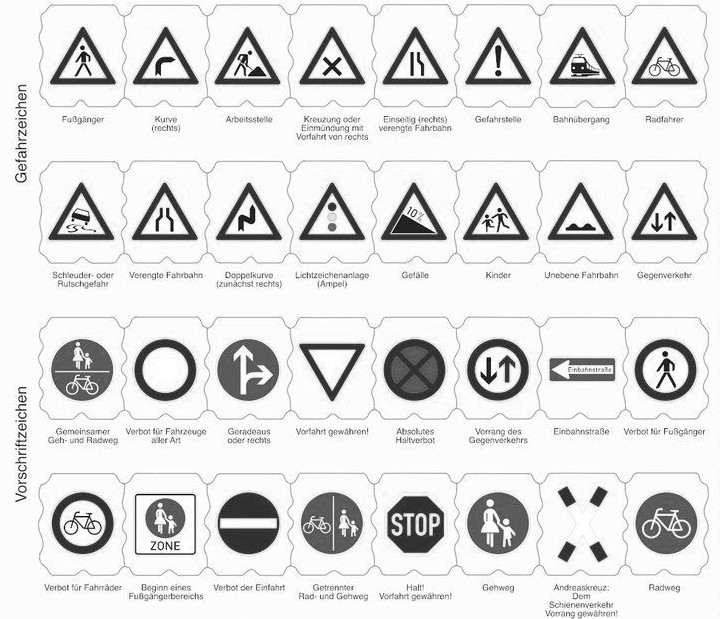
#> input picture Tasks/Practical_03/Praktikum03_templateMatchingImages/image.jpg, 720 x 619 px
$ jupyter execute Praktikum03_Cross_Correlation.ipynb
#> lines starting #> are read from the running program, lines starting #| are printed output that depends on the picture
## Maschinelles Lernen SS 2022

Hochschule Furtwangen, Prof. Temerinac-Ott

### Praktikum 3

Template Matching in verschiedenen Fällen

[cell 1]
# necessary includes
import numpy as np
import matplotlib.pyplot as plt
from skimage import io
from skimage.feature import match_template

Laden Sie die gegebenen Graubilder "image.jpg" und "template1.jpg"

Siehe: http://scikit-image.org/docs/dev/api/skimage.io.html#skimage.io.imread

Zeigen Sie die Bilder an.

[cell 2]
img1 = io.imread("Praktikum03_templateMatchingImages/image.jpg");
#> img1 is the input picture: shape (619, 720); min 0, max 255, mean 225
io.imshow(img1)

[cell 3]
template1 = io.imread("Praktikum03_templateMatchingImages/template4.jpg");
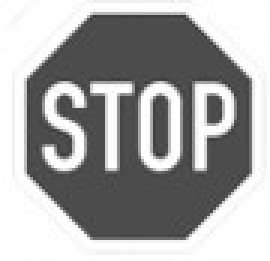
#> input picture Tasks/Practical_03/Praktikum03_templateMatchingImages/template4.jpg, 90 x 87 px (shown 3 times larger)
#> template1 is the input picture: shape (87, 90); min 56, max 255, mean 165.7
io.imshow(template1)

Führen Sie eine normaliesierte Kreuzkorrelation der beiden Bilder durch und speichern Sie das ergebnis in der Variable `corr_image`

Relevante Funktion:
http://scikit-image.org/docs/dev/api/skimage.feature.html#skimage.feature.match_template

[cell 4]
result = match_template(img1, template1)
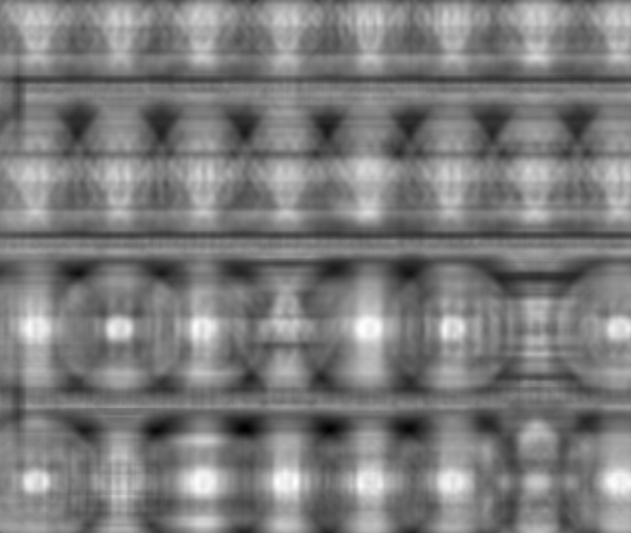
#> result: shape (533, 631) float64; min -0.435, max 0.458, mean 0.00125; drawn with min black and max white

Zeigen Sie nun das Ergebnis (als Bild) an. Verwenden Sie `plt.cm.plasma` als Colormap. Damit erscheinen die Stellen im Bild, die dem Template ähnlich sind, heller als nicht passende Stellen. (siehe Skript...)

[cell 5]
import matplotlib.pyplot as plt

fig = plt.figure()
ax = plt.subplot(111)
ax.set_axis_off()
ax.imshow(result, cmap=plt.cm.plasma)
plt.show()

Finden Sie nun die Stelle im Bild, an der das Template am besten passt.

Relevante Funktionen:
https://docs.scipy.org/doc/numpy-1.15.1/reference/generated/numpy.argmax.html
https://docs.scipy.org/doc/numpy-1.15.0/reference/generated/numpy.unravel_index.html

[cell 6]
import numpy as np

maxPos = np.argmax(result)
#> maxPos = 303806

zeile, spalte = np.unravel_index(maxPos, result.shape)
#> zeile = 481; spalte = 295

print(zeile, spalte)
#| 481 295

Zeichnen Sie diese Stelle im Originalbild als Recheck ein (siehe Skript...).

[cell 7]
fig = plt.figure(figsize=(4, 4))

ax = fig.add_subplot(111)

ax.imshow(img1, cmap=plt.cm.gray)

h, w = template1.shape
#> h = 87; w = 90
rect = plt.Rectangle((spalte, zeile ), w, h , edgecolor='r', facecolor='none')

ax.add_patch(rect)
plt.show()
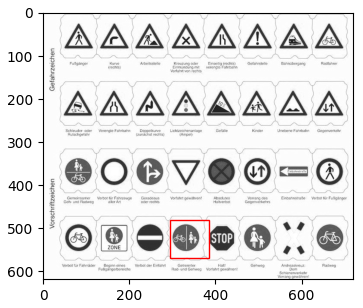
#> figure drawn by matplotlib, 1 panel
